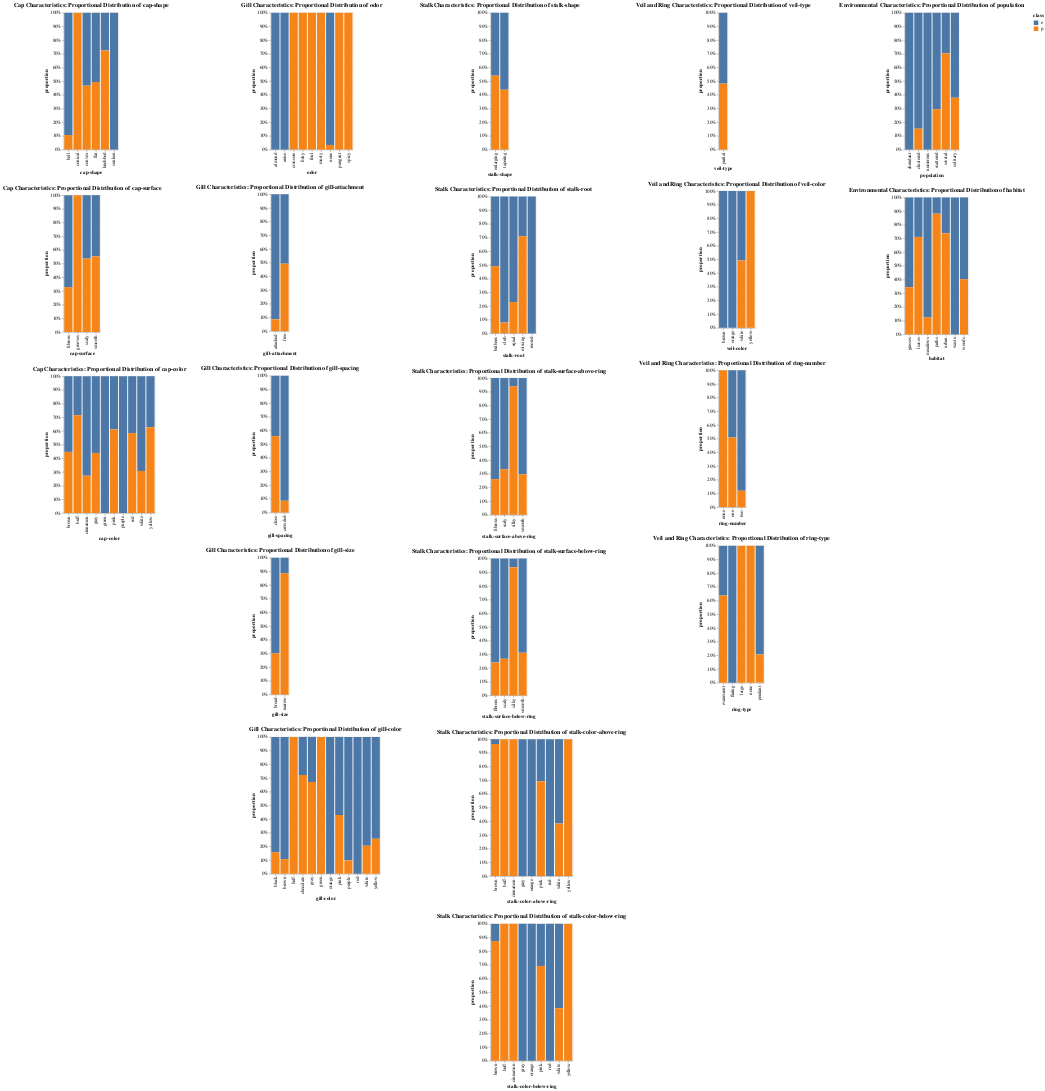

The cell this chart's notebook holds for it:
### Code cell
all_charts = []

for k in feature_groups:    
    feature_group = k
    features = feature_groups[feature_group]
    charts = []
    for feature in features:
        # Aggregate count per feature per class
        df_aggregated = df.groupby([feature, 'class']).size().reset_index(name='counts')
        
        # Calculate the total counts per feature to normalize and create a new column for the proportional counts
        df_aggregated['total'] = df_aggregated.groupby(feature)['counts'].transform('sum')
        df_aggregated['proportion'] = df_aggregated['counts'] / df_aggregated['total']
        
        # Create the chart with proportions
        chart = alt.Chart(df_aggregated).mark_bar().encode(
            x=alt.X(f'{feature}:N', title=feature),
            y=alt.Y('proportion:Q', axis=alt.Axis(format='%')),  # Display the proportion on Y-axis as percentage
            color='class:N'
        ).properties(
            title=f'{feature_group}: Proportional Distribution of {feature}'
        )
        
        charts.append(chart)
    all_charts.append(alt.vconcat(*charts))  # Vertical concatenation of charts within the same feature group.

# Horizontal concatenation of all feature group charts
final_chart = alt.hconcat(*all_charts)
final_chart
